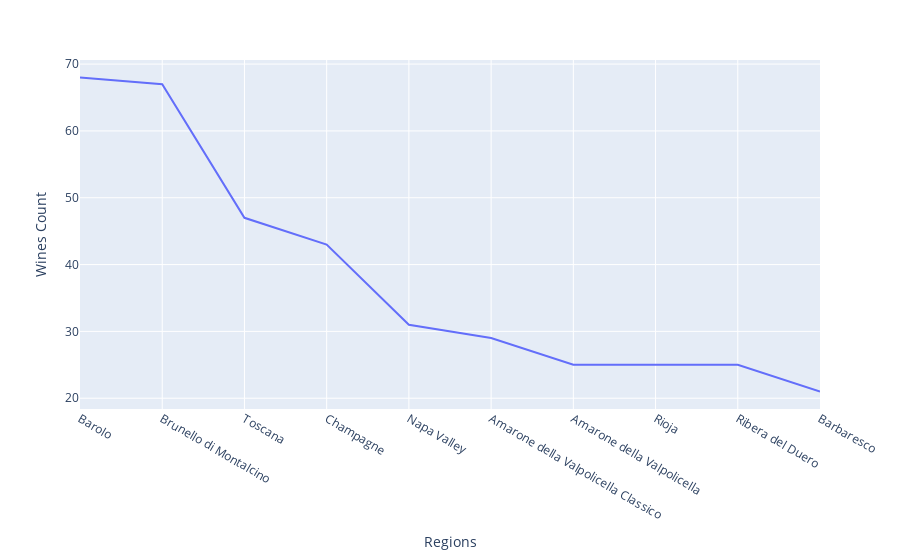

The cell this chart's notebook holds for it:
### Code cell
q = """ 
SELECT count(wines.name) AS num_wines, region_id, regions.name, countries.name as country
FROM wines
JOIN regions ON regions.id = wines.region_id
JOIN countries ON regions.country_code = countries.code
GROUP BY region_id
ORDER BY num_wines DESC
LIMIT 10
"""

cur.execute(q).fetchall()
df = pd.read_sql_query(q, conn)
df


import plotly.express as px
fig = px.line(df, x='name', y="num_wines",
               labels={
                     "name": "Regions",
                     "num_wines": "Wines Count"})
fig.show()

### Figure 1 — Plotly figure (JSON) as saved in the notebook; plotly's stock layout.template omitted (floating-point values rounded to 4 significant figures)
{"data": [{"hovertemplate": "Regions=%{x}<br>Wines Count=%{y}<extra></extra>", "legendgroup": "", "line": {"color": "#636efa", "dash": "solid"}, "marker": {"symbol": "circle"}, "mode": "lines", "name": "", "orientation": "v", "showlegend": false, "type": "scatter", "x": ["Barolo", "Brunello di Montalcino", "Toscana", "Champagne", "Napa Valley", "Amarone della Valpolicella Classico", "Amarone della Valpolicella", "Rioja", "Ribera del Duero", "Barbaresco"], "xaxis": "x", "y": [68, 67, 47, 43, 31, 29, 25, 25, 25, 21], "yaxis": "y"}], "layout": {"legend": {"tracegroupgap": 0}, "margin": {"t": 60}, "xaxis": {"anchor": "y", "domain": [0, 1], "title": {"text": "Regions"}}, "yaxis": {"anchor": "x", "domain": [0, 1], "title": {"text": "Wines Count"}}}}
